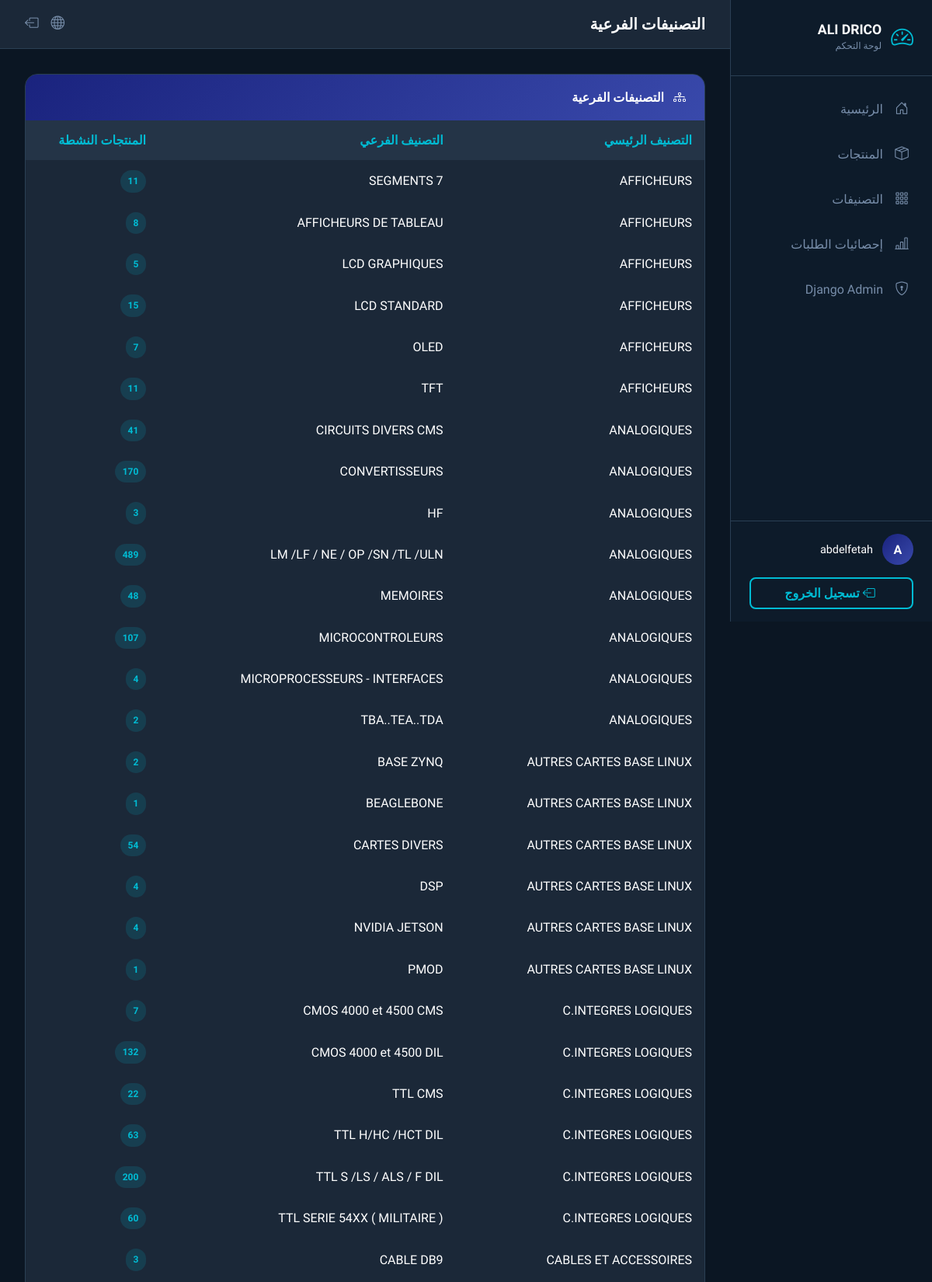
The app's page /dashboard/subcategories/ (signed in, upper part) with its own data.
### catalog/models.py (models this page shows, shortened)
class Subcategory(models.Model):
    category = models.ForeignKey(
        Category,
        on_delete=models.CASCADE,
        related_name='subcategories',
        verbose_name="Category"
    )
    name = models.CharField(
        max_length=100,
        verbose_name="Name"
    )
    slug = models.SlugField(
        max_length=120,
        verbose_name="Slug"
    )
    is_active = models.BooleanField(
        default=True,
        verbose_name="Active"
    )
    class Meta:
        verbose_name = "Subcategory"
        verbose_name_plural = "Subcategories"
        ordering = ['name']
        constraints = [
            models.UniqueConstraint(
                fields=['category', 'slug'],
                name='unique_subcategory_slug_per_category'
            )
        ]

class Category(models.Model):
    name = models.CharField(
        max_length=100,
        verbose_name="Name"
    )
    slug = models.SlugField(
        unique=True,
        blank=True,
        verbose_name="Slug"
    )
    description = models.TextField(
        blank=True,
        verbose_name="Description"
    )
    image = models.ImageField(
        upload_to='categories/',
        blank=True,
        verbose_name="Image",
        default='products/no image.png'
    )
    is_active = models.BooleanField(
        default=True,
        verbose_name="Active"
    )
    is_featured = models.BooleanField(
    default=False,
    verbose_name="Featured"
    )
    created_at = models.DateTimeField(
        auto_now_add=True,
        verbose_name="Created At"
    )
    updated_at = models.DateTimeField(
        auto_now=True,
        verbose_name="Updated At"
    )
    class Meta:
        verbose_name = "Category"
        verbose_name_plural = "Categories"
        ordering = ['name']
    def product_count(self):
        return self.products.filter(
            is_active=True
        ).count()
    product_count.short_description = "Product Count"

### dashboard/views.py (the view)
@staff_member_required (login_url='dashboard:login')
def subcategories(request):
    subcategories_list = Subcategory.objects.select_related(
        'category'
    ).annotate(
        product_count=Count(
            'products',
            filter=Q(products__is_active=True)
        )
    ).order_by(
        'category__name',
        'name'
    )
    return render(
        request,
        'dashboard/subcategories.html',
        {
            'subcategories': subcategories_list,
        }
    )

### catalog/context_processors.py (called while the page is built)
def categories(request):
    return {
        'categories': Category.objects.filter(is_active=True)
    }

### templates/dashboard/subcategories.html (shortened to what this page needs)
{% extends 'dashboard/base_dashboard.html' %}
{% block page_title %}التصنيفات الفرعية{% endblock %}
{% block content %}
<div class="section-card animate-fade-in">
    <div class="card-header-custom">
        <span>
            <i class="bi bi-diagram-3 me-2"></i>
            التصنيفات الفرعية
        </span>
    </div>
    <div class="card-body-custom p-0">
        <div class="table-responsive">
            <table class="table-custom">
                <thead>
                    <tr>
                        <th>التصنيف الرئيسي</th>
                        <th>التصنيف الفرعي</th>
                        <th>المنتجات النشطة</th>
                    </tr>
                </thead>
                <tbody>
                    {% for subcategory in subcategories %}
                    <tr>
                        <td style="color: #fff !important;">
                            {{ subcategory.category.name }}
                        </td>
                        <td style="color: #fff !important;">
                            {{ subcategory.name }}
                        </td>
                        <td>
                            <span class="badge-custom badge-info-custom">
                                {{ subcategory.product_count }}
                            </span>
                        </td>
                    </tr>
                    {% empty %}
                    <tr>
                        <td colspan="3" style="color: #fff !important;">
                            لا توجد تصنيفات فرعية.
                        </td>
                    </tr>
                    {% endfor %}
                </tbody>
            </table>
        </div>
    </div>
</div>
{% endblock %}

### templates/dashboard/base_dashboard.html (shortened to what this page needs)
{% load static %}
<!DOCTYPE html>
<html lang="ar" dir="rtl">
<head>
    <link rel="stylesheet" href="https://cdn.jsdelivr.net/npm/bootstrap@5.3.2/dist/css/bootstrap.rtl.min.css">
    <link rel="stylesheet" href="https://cdn.jsdelivr.net/npm/bootstrap-icons@1.11.1/font/bootstrap-icons.css">
</head>
<body>
<aside class="sidebar" id="sidebar">
    <a href="{% url 'dashboard:home' %}" class="sidebar-brand">
        <i class="bi bi-speedometer2"></i>
        <div>
            <h4>ALI DRICO</h4>
            <p>لوحة التحكم</p>
        </div>
    </a>
    <ul class="sidebar-menu">
        <li>
            <a href="{% url 'dashboard:home' %}" class="{% if request.resolver_match.url_name == 'home' %}active{% endif %}">
                <i class="bi bi-house-door"></i>
                <span>الرئيسية</span>
            </a>
        </li>
        <li>
            <a href="{% url 'catalog:products' %}" target="_blank">
                <i class="bi bi-box-seam"></i>
                <span>المنتجات</span>
            </a>
        </li>
        <li>
            <a href="{% url 'catalog:categories' %}" target="_blank">
                <i class="bi bi-grid-3x3-gap"></i>
                <span>التصنيفات</span>
            </a>
        </li>
        <li>
            <a href="{% url 'dashboard:order_statistics' %}" class="{% if request.resolver_match.url_name == 'order_statistics' %}active{% endif %}">
                <i class="bi bi-bar-chart-line"></i>
                <span>إحصائيات الطلبات</span>
            </a>
        </li>
        <li>
            <a href="/admin/" target="_blank">
                <i class="bi bi-shield-lock"></i>
                <span>Django Admin</span>
            </a>
        </li>
    </ul>
    <div class="sidebar-footer">
        <div class="user-info">
            <div class="user-avatar">
                {{ user.username|first|upper }}
            </div>
            <div class="user-details">
                <h6>{{ user.username }}</h6>
            </div>
        </div>
        <a href="{% url 'dashboard:logout' %}" class="btn btn-outline-custom w-100 mt-3" style="padding: 0.4rem;">
            <i class="bi bi-box-arrow-left ms-1"></i> تسجيل الخروج
        </a>
    </div>
</aside>
<div class="main-content">
    <div class="topbar">
        <div class="d-flex align-items-center gap-3">
            <h5>{% block page_title %}لوحة التحكم{% endblock %}</h5>
        </div>
        <div class="topbar-actions">
            <a href="{% url 'catalog:home' %}" target="_blank" title="الموقع">
                <i class="bi bi-globe"></i>
            </a>
            <a href="{% url 'dashboard:logout' %}" title="خروج">
                <i class="bi bi-box-arrow-left"></i>
            </a>
        </div>
    </div>
    <div class="content-area">
        {% block content %}{% endblock %}
    </div>
</div>
</body>
</html>

### records on screen
Subcategory: category.name "AFFICHEURS", name "7 SEGMENTS", product_count "11"
Subcategory: category.name "AFFICHEURS", name "AFFICHEURS DE TABLEAU", product_count "8"
Subcategory: category.name "AFFICHEURS", name "LCD GRAPHIQUES", product_count "5"
Subcategory: category.name "AFFICHEURS", name "LCD STANDARD", product_count "15"
Subcategory: category.name "AFFICHEURS", name "OLED", product_count "7"
Subcategory: category.name "AFFICHEURS", name "TFT", product_count "11"
Subcategory: category.name "ANALOGIQUES", name "CIRCUITS DIVERS CMS", product_count "41"
Subcategory: category.name "ANALOGIQUES", name "CONVERTISSEURS", product_count "170"
Subcategory: category.name "ANALOGIQUES", name "HF", product_count "3"
Subcategory: category.name "ANALOGIQUES", name "LM /LF / NE / OP /SN /TL /ULN", product_count "489"
Subcategory: category.name "ANALOGIQUES", name "MEMOIRES", product_count "48"
Subcategory: category.name "ANALOGIQUES", name "MICROCONTROLEURS", product_count "107"
Subcategory: category.name "ANALOGIQUES", name "MICROPROCESSEURS - INTERFACES", product_count "4"
Subcategory: category.name "ANALOGIQUES", name "TBA..TEA..TDA", product_count "2"
Subcategory: category.name "AUTRES CARTES BASE LINUX", name "BASE ZYNQ", product_count "2"
Subcategory: category.name "AUTRES CARTES BASE LINUX", name "BEAGLEBONE", product_count "1"
Subcategory: category.name "AUTRES CARTES BASE LINUX", name "CARTES DIVERS", product_count "54"
Subcategory: category.name "AUTRES CARTES BASE LINUX", name "DSP", product_count "4"
Subcategory: category.name "AUTRES CARTES BASE LINUX", name "NVIDIA JETSON", product_count "4"
Subcategory: category.name "AUTRES CARTES BASE LINUX", name "PMOD", product_count "1"
Subcategory: category.name "C.INTEGRES LOGIQUES", name "CMOS 4000 et 4500 CMS", product_count "7"
Subcategory: category.name "C.INTEGRES LOGIQUES", name "CMOS 4000 et 4500 DIL", product_count "132"
Subcategory: category.name "C.INTEGRES LOGIQUES", name "TTL CMS", product_count "22"
Subcategory: category.name "C.INTEGRES LOGIQUES", name "TTL H/HC /HCT DIL", product_count "63"
Subcategory: category.name "C.INTEGRES LOGIQUES", name "TTL S /LS / ALS / F DIL", product_count "200"
Subcategory: category.name "C.INTEGRES LOGIQUES", name "TTL SERIE 54XX ( MILITAIRE )", product_count "60"
Subcategory: category.name "CABLES ET ACCESSOIRES", name "CABLE DB9", product_count "3"

### other values on screen
{{ user.username|first|upper }} "A"
{{ user.username }} "abdelfetah"
